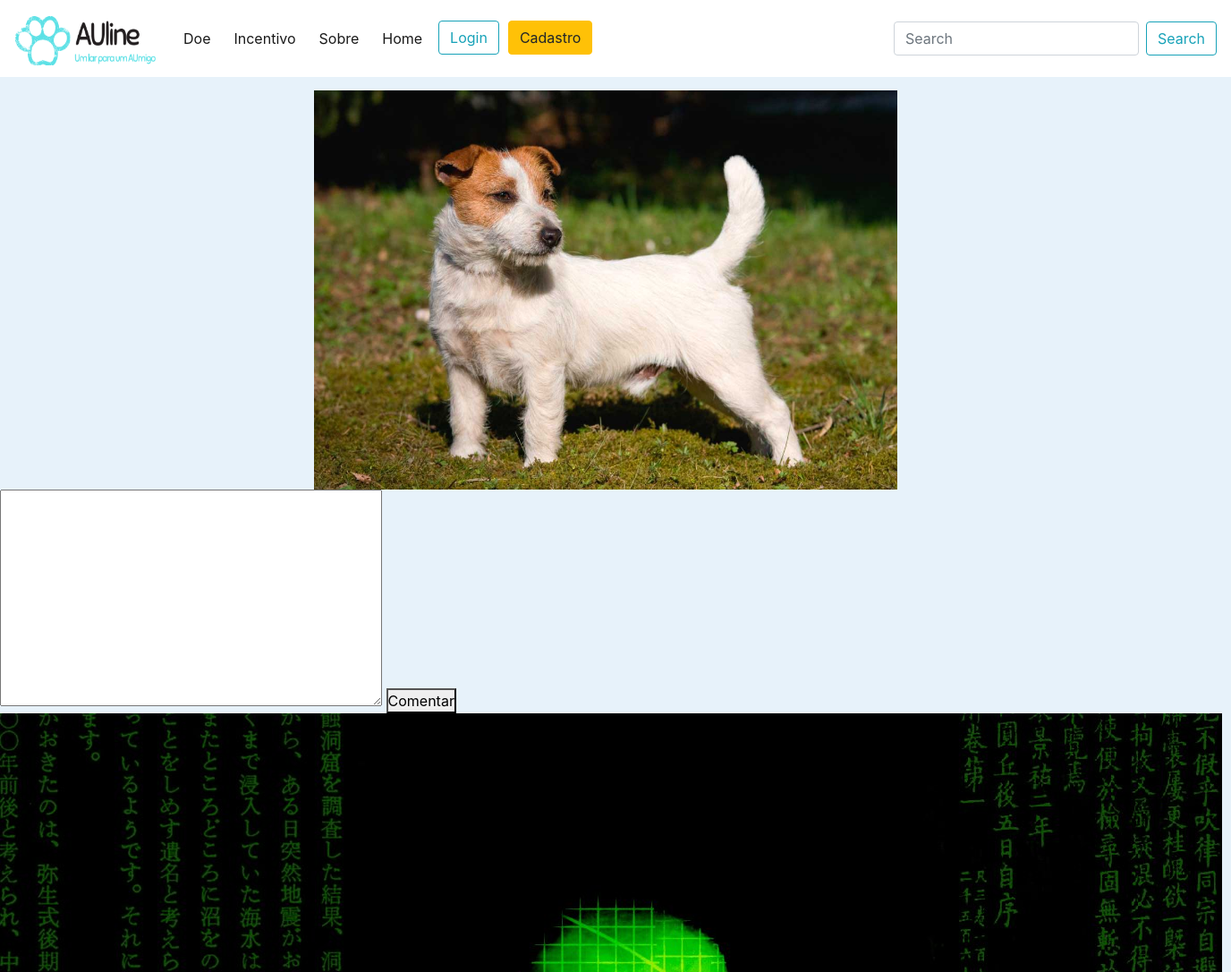
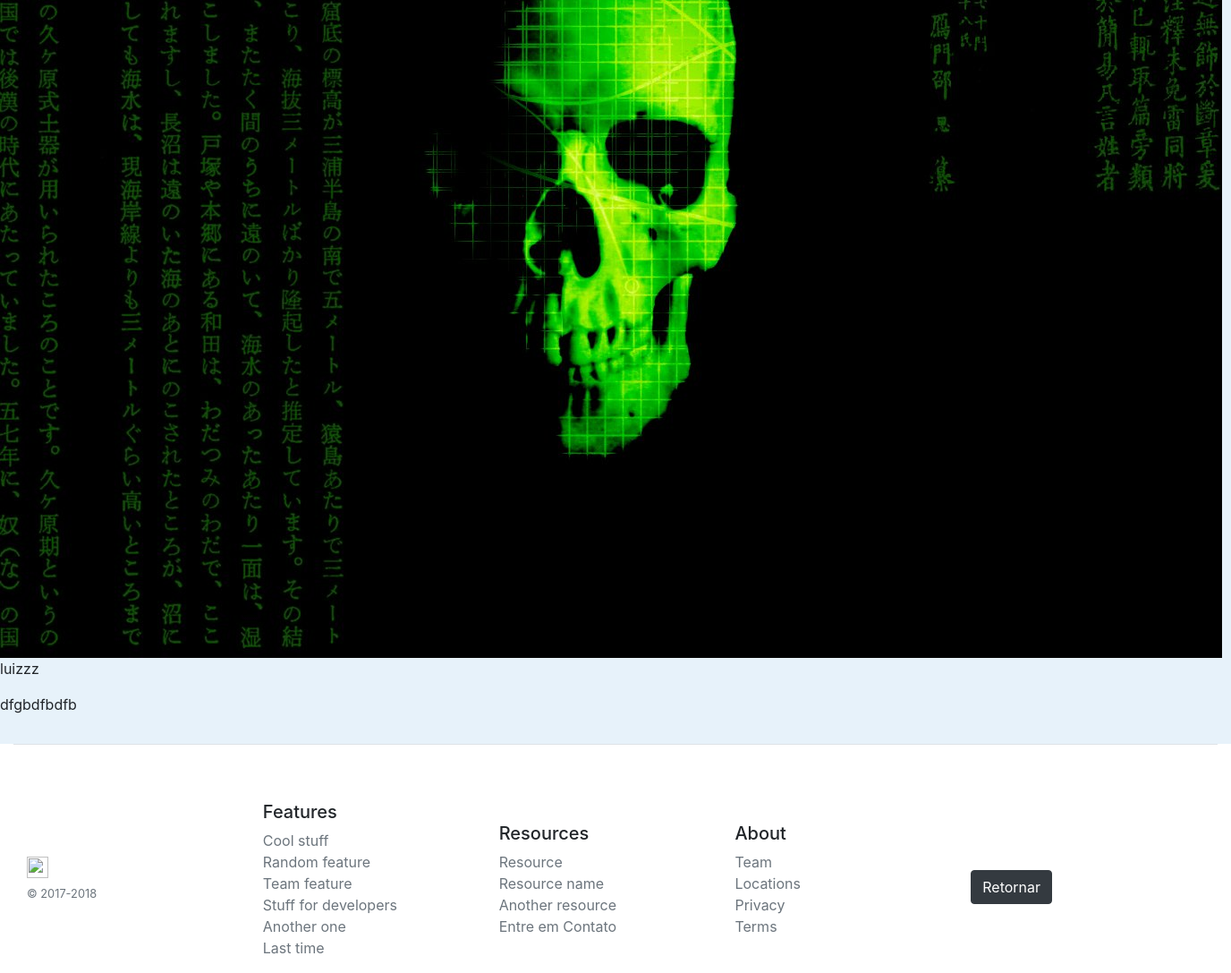
Page /perfil-animal/12/ on the committed database (2 pictures, top to bottom).
### publicacoes/models.py (models this page shows, shortened)
class Animal(models.Model):
    ESTADOS = (
        ('P', 'Perdido'),
        ('PA', 'Para Adoção'),
        ('E', 'Encontrado'),
    )
    SEXO = (
        ('F', 'Fêmea'),
        ('M', 'Macho'),
    )
    PORTE = (
        ('PE', 'Pequeno'),
        ('ME', 'Médio'),
        ('GR', 'Grande'),
    )
    nome = models.CharField('Nome', max_length=50)
    caracteristicas = models.TextField('Caracaterísticas')
    data_pub = models.DateTimeField('Data de Publicação', auto_now=True)
    imagem = models.ImageField('Imagem', upload_to='posts')
    categoria = models.CharField('Categoria', max_length=15, choices=ESTADOS, blank=True)
    sexo = models.CharField('Sexo', max_length=8, choices=SEXO, blank=True)
    porte = models.CharField('Porte', max_length=8, choices=PORTE, blank=True)
    usuario = models.ForeignKey(User, on_delete=models.CASCADE)
    vacinado = models.BooleanField('Vacinado', blank=True)
    vermifugado = models.BooleanField('Vermifugado', blank=True)
    castrado = models.BooleanField('Castrado', blank=True)
    estado = models.CharField('Estado', max_length=50)
    cidade = models.CharField('Cidade', max_length=50)
    rua = models.CharField('Rua', max_length=70)
    class Meta:
        ordering = ('-data_pub', )

class Comentario(models.Model):
    autor = models.CharField('Autor', max_length=80)
    data_coment = models.DateTimeField('Comentado em', default=timezone.now)
    animal = models.ForeignKey('publicacoes.Animal', on_delete=models.CASCADE)
    conteudo = models.TextField('Comentário', max_length=300)
    aprovado = models.BooleanField(default=True)
    avatar = models.CharField(max_length=50)

### publicacoes/views.py (the view, shortened to what this page needs)
# urls.py: path('perfil-animal/<int:id>/', perfil_animal, name='perfil-animal'),
def perfil_animal(request, id):
    animal = Animal.objects.get(id=id)
    comentarios = Comentario.objects.filter(animal_id=animal.id)
    form = ComentarioForm(request.POST or None)
    contexto = {
        'animal':animal,
        'form':form,
        'comentarios':comentarios,
    }
    return render(request, 'perfil-animal.html', contexto)

### publicacoes/forms.py
class ComentarioForm(ModelForm):
    class Meta:
        model = Comentario
        fields = ['conteudo']

### templates/perfil-animal.html (shortened to what this page needs)
{% extends 'base.html' %}
{% block conteudo %}
    <div class="container">
        <div class="row">
            <img class="img-animal" src="../../media/{{animal.imagem}}" alt="{{animal.nome}}">
        </div>
    </div>
    <form method="post">
        {{form.conteudo}}
        <button type="submit"> Comentar </button>
    </form>
    {% for comentario in comentarios %}
        {% if comentario.aprovado == True %}
            <img src="../../media/{{comentario.avatar}}" alt="{{comentario.autor}}">
            <p>{{comentario.autor}}</p>
            <p>{{comentario.conteudo}}</p>
        {% endif %}
    {% endfor %}
{% endblock conteudo %}

### static/css/style.css (style rules this page uses)
body { background-color: #E7F2FA; }
* { margin:0; padding: 0; box-sizing: border-box }
.row { margin: 0; justify-content: center; margin-top: 15px; align-items: center; width: 98%; }
.img-animal { width: 60%; height: 35%; }

### rows in the picture
Animal: imagem (picture)
Comentario: avatar (picture), autor "luizzz", conteudo "dfgbdfbdfb"
